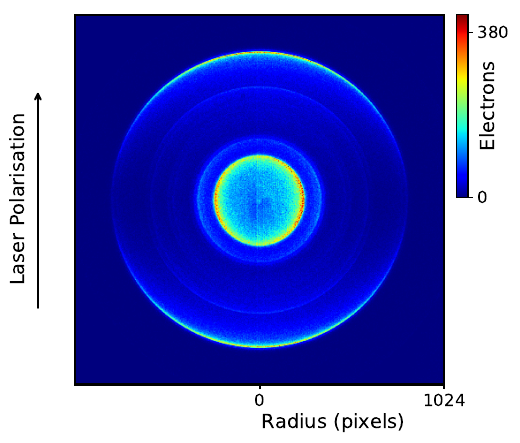

The script that saved this image:
import numpy as np
import matplotlib.pyplot as plt

width = 3.487*1.5
#height = width/1.618 #golden ratio
height = width/1
one_col = (width, height)

VMI = np.loadtxt("C2D-22M1CM512.txt")
rows, cols = VMI.shape
trim = 46
#r2 = rows//2 - trim
#c2 = cols//2 - trim
r2 = rows//2
c2 = cols//2


VMI = VMI[trim:-trim, trim:-trim]

fig, ax = plt.subplots()

vmi = ax.imshow(VMI, extent=[-r2, r2, -c2, c2], vmin=-0, cmap="jet")
#ax.set_xlabel(r"radius (pixels)", ha='left')
ax.axes.get_yaxis().set_ticks([])
plt.setp(ax.spines.values(), linewidth=1.5)
label = ax.set_xlabel("Radius (pixels)", fontsize='18')
ax.xaxis.set_label_coords(0.7, -0.08)
ax.set_xticks([0, 256])
ax.set_xticklabels(["0", "1024"],fontsize=16)
# colour bar
cbaxes = fig.add_axes([0.82, 0.5, 0.018, 0.38])
cbaxes.yaxis.set_label_coords(2, 0.5)
plt.colorbar(vmi, cax=cbaxes, ticks=[0, int(VMI.max()/1.1/10)*10])
cbaxes.tick_params(labelsize=16)
cbaxes.set_ylabel("Electrons", fontsize='18')

ax.annotate('', xy=(-0.1, 0.2), xycoords='axes fraction', xytext=(-0.1, 0.8), 
            arrowprops=dict(arrowstyle="<-", color='k',lw=1.5))
ax.annotate('Laser Polarisation',xy=(-0.1, 0.2), rotation=90, xycoords='axes fraction', xytext=(-0.15, 0.5),fontsize=18, ha='center', va='center')

plt.setp(ax.spines.values(), linewidth=1.5)
ax.tick_params(width=1.5)

plt.savefig("Fig1b.pdf", dpi=600, bbox_inches='tight')
plt.show()
print('old version')

